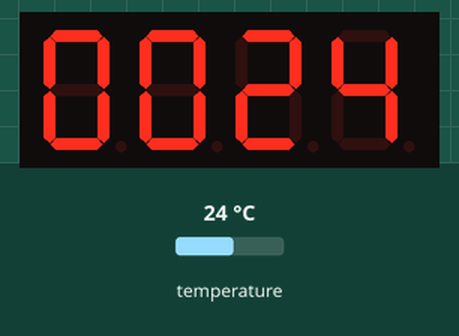
This sketch was run on a simulated Arduino Uno, built with avr-gcc and run on an emulated ATmega328P. On the bench: 4-digit seven-segment display. Inputs (shaded band) come from the test bench; at power-on: temperature 24 °C. The local clock reads 2024-03-15 10:24:30 at power-on unless the sketch sets it.

Above: at 0.1 s.
At 33.2 s:
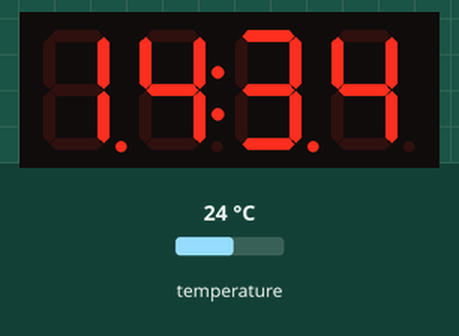
At 123.4 s:
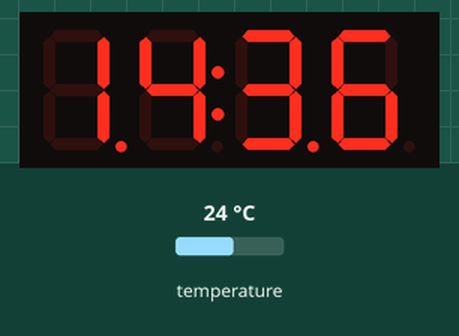

The sketch:

RTC_DISPLAY.ino
```cpp
#include <RtcDS3231.h>
#include <Wire.h>
#include <TM1637Display.h>

RtcDS3231<TwoWire> Rtc(Wire);
RtcDateTime   dataHora;

#define CLK 3
#define DIO 4

TM1637Display tm(CLK, DIO);

// Conectar no SDA e SCL do Arduino

void setup(){
  Serial.begin(115200);
  tm.setBrightness(3);
  tm.clear();
  Rtc.Begin();
  Rtc.SetDateTime(RtcDateTime(2022,12,14,14,34,00)); // Acertando data e hora


  if (!Rtc.GetIsRunning())
    {
        Serial.println("RTC was not actively running, starting now");
        Rtc.SetIsRunning(true);
    }


}


void loop(){

  RtcTemperature temp = Rtc.GetTemperature();
  dataHora = Rtc.GetDateTime();
  tm.showNumberDec(temp.AsFloatDegC(),true,4,0);
  delay(3000);
  tm.clear();
  tm.showNumberDecEx(dataHora.Hour()*100 + dataHora.Minute(),0b11100000,false,4,0);
  delay(27000);
}
```

Measured:
- what the display in image 1 shows lasts 27.0 s, from 33.2 s to 60.2 s
